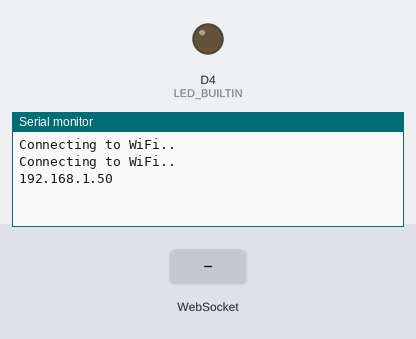
The sketch below on a simulated ESP8266 (NodeMCU). Shown: output pins drawn as LEDs (lit = HIGH, except the on-board LED, lit = LOW), the last lines printed to the serial monitor. Inputs (shaded band) come from the test bench. WiFi joins after 1.5 s; servers stay silent unless stated; network time is answered at once with the bench clock; the local clock reads 2024-03-15 10:24:30 at power-on unless the sketch sets it.

Above: at 3.2 s.
3.3 s: WebSocket text "heart" received
At 3.9 s:
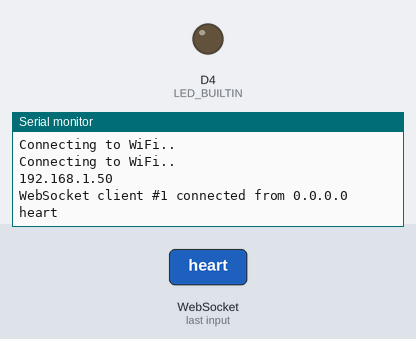
4.8 s: WebSocket text "pwm" received
At 6.0 s:
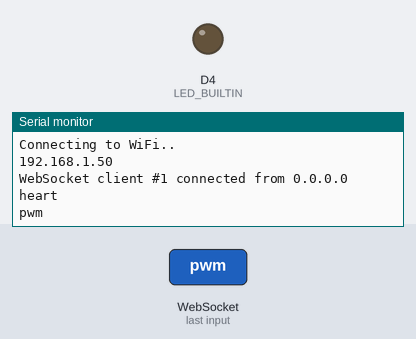
6.3 s: WebSocket text "set_duration" received
At 7.4 s:
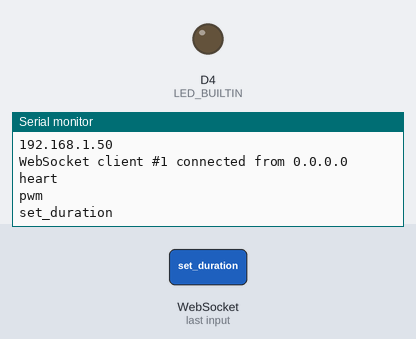

Measured:
- after the input at 3.3 s, the serial monitor: prints a new line at once (image 1)
- after the input at 4.8 s, the serial monitor: prints a new line at once (image 2)
- after the input at 6.3 s, the serial monitor: prints a new line at once (image 3)

The sketch:

ws_timer.ino
```cpp
#include <ESP8266WiFi.h>
#include <ESPAsyncTCP.h>
#include <ESPAsyncWebServer.h>

#include "AsyncJson.h"
#include "ArduinoJson.h"
#include "ota.h"

const char* ssid = "1024";
const char* password = "12345678";

AsyncWebServer server(80);
AsyncWebSocket ws("/ws");

/**
   用一个struct 保存引脚的数据，检测到任何一个引脚发生变化，则将整个struct 发送给客户端
*/
struct PINDATA {
  /**
   * 对引脚的数量进行修改，必须同步修改下面的所有数据
   * 且需要在web控制界面自行添加对应名称的滑块、onmessage 收到消息时也需要手动添加赋值
   * 该玩法可以兼容8266 mini 芯片、8266 01s 芯片（01s 只有D3、D4引脚，对应io0、io2）
   */
  //引脚数组的长度
  uint8_t dcount = 6;

  //可用的引脚编号（此处直接填写IO数字编号，能够兼容所欲8266的开发板）
  const uint8_t dname[6] = {0,2,14,12,13,15};

  //给每个IO数字编号一个"英文标识"，用于WEB界面和芯片通讯（如果使用mini d1建议使用D开头的编号）
  const String dkey[6] = {"D3", "D4", "D5","D6","D7","D8"};  //D3和D4，对应01s 芯片的io0、io2

  //引脚当前的状态（0-255 对应PWM的功率值）
  uint16_t d[6] = {0,0,0,0,0,0};

  const uint8_t timer_index = 2;  //支持定时的引脚索引（对应dname数组的索引，0表示第一个引脚，2表示第三个引脚。）
  uint16_t timer_pwm = 255; //定时器开始工作后，引脚的状态（通过web修改引脚的值以后，会同步更新）
  uint16_t timer_pwm_stop = 0;  //定时关闭后引脚的状态
  String *dt; //定时数组，内部结构为时:分 {11:25,12:30...}
  uint8_t dtcount = 0;  //定时器数组长度，程序会自动维护，无需设置。
  uint8_t duration= 0;  //定义的持续时间，程序会自动维护，无需设置。
  unsigned long duration_timer = 0; //记录触发的时间起点，用于计算持续时间

  //ntp 的时间和日期
  String localTime;
  String localDate;

  //ntp 的时分秒，用于比较定时器
  uint8_t hour;
  uint8_t minute;
  uint8_t second;

} pin_data;

#include "html.h";
#include "ws.h";

#include "ntptime.h"

unsigned long last_ntp = 0;     //上一次ntp的检查时间
const long interval_ntp = 3000; //每1秒更新一次NTP时间，并检查定时器是否需要启动

void setup() {

  Serial.begin(115200);

  //定义LED引脚的默认状态，由于我们引脚数组中，第二个为IO2,所以此处直接赋值给它
  analogWrite(LED_BUILTIN, pin_data.d[1]);

  //连接wifi
  WiFi.begin(ssid, password);
  while (WiFi.status() != WL_CONNECTED) {
    delay(1000);
    Serial.println("Connecting to WiFi..");
  }

  Serial.println(WiFi.localIP());


  //***************以下代码为定时器的默认设定（白天每小时工作45分钟，晚上关闭）如有需要可解除注释
  //D4引脚设为高电平（板载LED灯处于关闭状态）
  pin_data.d[1] = 255;
  //设置默认值
  digitalWrite(pin_data.dname[1],pin_data.d[1]);

  //默认的启动时间
  String dt[] = {
    "7:30","8:30","9:30","10:30","11:30","12:30",
    "13:30","14:30","15:30","16:30","17:30","18:30",
    "19:30","20:30","21:30",
    };

  //一共有15个启动时间
  pin_data.dtcount = 15;

  //每次启动45分钟
  pin_data.duration = 45;

  //启动后，PWM的强度（在水培系统中就是水泵的流量）0-255
  pin_data.timer_pwm = 225;

  //循环赋值
  pin_data.dt = new String[pin_data.dtcount];
  for(int i=0;i<pin_data.dtcount;i++){
    pin_data.dt[i] = dt[i];
  }


  //初始化时间
  initNtp();

  //初始化OAT
  ota_setup();

  //启动websocket
  initWebSocket();

  //创建HTML页面和请求
  server.on("/", HTTP_GET, [](AsyncWebServerRequest * request) {
    request->send_P(200, "text/html", index_html, processor);
  });

  server.begin();

}

void loop() {
  ws.cleanupClients();

  //获取单片机启动至今的毫秒数
  unsigned long currentMillis = millis();

  //ota升级监听
  ota_loop();

  //间隔一定时间后，更新一次时间，并同步检查定时器是否需要触发
  if (currentMillis - last_ntp >= interval_ntp) {

    //获得单片机开机至今的微秒数
    last_ntp = currentMillis;

    //更新时间
    loopNtp();

    //检查定时器（如果持续时间超过0分钟，表示定时器启用）
    if(pin_data.duration>0){

      //说明已经开始工作了
      if(pin_data.duration_timer>0){

        Serial.print("计时器工作中:");
        Serial.println(pin_data.duration_timer);

        //判断是否满足停止条件（表达式：当前时间-启动时间 > 持续时间）
        if(currentMillis-pin_data.duration_timer > pin_data.duration*1000*60 ){

          //恢复引脚到默认状态
          pin_data.d[pin_data.timer_index] = pin_data.timer_pwm_stop;
          execPin(pin_data.timer_index,pin_data.timer_pwm_stop);

          //重置启动时间
          pin_data.duration_timer = 0;

          Serial.print("计时器已重置");
          Serial.println(pin_data.duration_timer);
        }
      }else{  //计时器还没有开始工作，进入触发验证过程
        String tmp;

        //循环启动时间数组，逐一检查是否满足触发条件（时间是从凌晨到半夜正序排列的，比如 03:25,05:00...）
        for(uint8_t i=0;i<pin_data.dtcount;i++){

          //先从数组中取出一个时间，保存到临时变量
          tmp = pin_data.dt[i];

          //删除时间中的:号。
          tmp.replace(":","");

          //如果当前时间 == 定时器时间，则准备启动开关
          if(pin_data.hour*100+pin_data.minute == tmp.toInt()){

            Serial.println("触发定时器");

            //记录启动时间点
            pin_data.duration_timer = currentMillis;

            //必须开关处于【关闭】状态，才执行启动（避免重复启动）
            if(pin_data.d[pin_data.timer_index] != pin_data.timer_pwm){

              //更新开关状态
              pin_data.d[pin_data.timer_index] = pin_data.timer_pwm;
              execPin(pin_data.timer_index,pin_data.timer_pwm);
            }

            //已经匹配到了时间的情况下，不需要继续匹配，直接跳出循环
            break;
          }
        }
      }
    }
  }

}
```

html.h
```cpp
const char index_html[] PROGMEM = R"rawliteral(
<html>

<head>
    <title>8266物联网控制器（1024编程实验室）</title>
    <meta http-equiv="Content-Type" content="text/html; charset=UTF-8" />
    <meta name="viewport"
        content="width=device-width,initial-scale=1,minimum-scale=1,maximum-scale=1,user-scalable=no" />
    <link rel="icon" href="data:,">
    <style>
        html {
            font-family: Arial, Helvetica, sans-serif;
            text-align: center;
        }

        h1 {
            font-size: 1.5rem;
            color: white;
        }

        h2 {
            font-size: 1.2rem;
            font-weight: bold;
            color: #143642;
        }

        .topnav {
            overflow: hidden;
            background-color: #143642;
        }

        body {
            margin: 0;
        }

        .content {
            padding: 10px;
            max-width: 600px;
            margin: 0 auto;
        }

        .card {
            background-color: #F8F7F9;
            ;
            box-shadow: 2px 2px 12px 1px rgba(140, 140, 140, .5);
            padding-top: 10px;
            padding-bottom: 20px;
        }

        .button {
            padding: 15px 20px;
            font-size: 24px;
            text-align: center;
            outline: none;
            color: #fff;
            background-color: #0f8b8d;
            border: none;
            border-radius: 5px;
            -webkit-touch-callout: none;
            -webkit-user-select: none;
            -khtml-user-select: none;
            -moz-user-select: none;
            -ms-user-select: none;
            user-select: none;
            -webkit-tap-highlight-color: rgba(0, 0, 0, 0);
        }

        /*.button:hover {background-color: #0f8b8d}*/
        .button:active {
            /* background-color: #0f8b8d; */
            box-shadow: 2 2px #CDCDCD;
            transform: translateY(2px);
        }

        .button_small {
            font-size: 16px;
            padding: 10px;
            margin: 3px;
        }

        .button_low {
            color: #000;
            background-color: #8c8c8c;
        }

        .state {
            font-size: 1rem;
            color: #8c8c8c;
            font-weight: bold;
        }

        .pwm-card {
            display: flex;
        }

        .pwm-card button {
            width: 80px;
        }

        .slide {
            width: 100%;
        }

        .data-list {
            display: flex;

        }

        .data {
            display: flex;
            border: solid 1px #000;
            background-color: #143642;
            border-radius: 8px;
            color: #fff;
            margin: 5px;
            flex: 1 1 auto;
            justify-content: center;
        }

        .data-info {
            display: flex;
            flex-flow: column;
            padding-right: 5px;
        }

        .data-info .title {
            height: 30px;
            display: flex;
            align-items: center;
            color: #F8F7F9;
        }

        .data-info .value {
            height: 30px;
            display: flex;
            justify-content: center;
            align-items: center;
            font-size: 18px;
            font-weight: bold;
        }

        .data .icon {
            background-size: 100%;
            width: 60px;
            height: 60px;
            display: flex;
        }

        .icon_default {
            background: url() left center;
        }
    </style>
    <title>8266 物联网控制器</title>
    <link rel="icon" href="data:,">
</head>

<body>
    <script>

    </script>
    <div class="topnav">
        <h1>8266物联网控制器 定时器版</h1>
    </div>
    <div class="content">
        <div class="card">
        <!--
            <div class="pwm-card">
                <button id="D3-min" class="button button_small button_low">D3</button>
                <input type="range" id="D3" min="0" max="255" value="0" step="5" class="slide">
                <button id="D3-max" class="button button_small">D3</button>
            </div>
        -->
            <div class="pwm-card">
                <button id="D4-min" class="button button_small button_low">D4</button>
                <input type="range" id="D4" min="0" max="255" value="0" step="5" class="slide">
                <button id="D4-max" class="button button_small">D4</button>
            </div>
            <div class="pwm-card">
                <button id="D5-min" class="button button_small button_low">D5</button>
                <input type="range" id="D5" min="0" max="255" value="0" step="5" class="slide">
                <button id="D5-max" class="button button_small">D5</button>
            </div>

            <div class="pwm-card">
                <button id="D6-min" class="button button_small button_low">D6</button>
                <input type="range" id="D6" min="0" max="255" value="0" step="15" class="slide">
                <button id="D6-max" class="button button_small">D6</button>
            </div>


        </div>

        <div class="card">
            <h2>启动时间</h2>
            <div id="timer-list"></div>
            <input type="time" id="time" class="button button_small" value="07:00"/>
       <button id="time_add" class="button button_small button_low">添加</button>
       <script>
           document.querySelector("#time_add").addEventListener("click",(e)=>{
               var time = document.querySelector("#time").value;
               console.log(time);
               websocket.send(JSON.stringify({
                    "type": "add_time",
                    "client_id": client_id,
                    "time":time,
                }));
           });
       </script>
        </div>

        <div class="card" id="duration">
            <h2>持续时间</h2>
            <button id="duration-0" duration="0" class="button button_small  button_low">00分钟</button>
            <button id="duration-1" duration="1" class="button button_small  button_low">01分钟</button>
            <button id="duration-5" duration="5" class="button button_small  button_low">05分钟</button>
            <button id="duration-10" duration="10" class="button button_small button_low">10分钟</button>
            <button id="duration-15" duration="15" class="button button_small button_low">15分钟</button>
            <button id="duration-30" duration="30" class="button button_small button_low">30分钟</button>
            <button id="duration-45" duration="45" class="button button_small button_low">45分钟</button>
            <button id="duration-60" duration="60" class="button button_small button_low">60分钟</button>
            <button id="duration-120" duration="120" class="button button_small button_low">120分钟</button>
            <button id="duration-180" duration="180" class="button button_small button_low">180分钟</button>
        </div>
        <script>
            var durations = document.querySelector("#duration").querySelectorAll(".button");
            for (i=0;i<durations.length;i++) {
                durations[i].addEventListener("click",(e)=>{
                websocket.send(JSON.stringify({
                    "type": "set_duration",
                    "client_id": client_id,
                    "duration":e.target.getAttribute("duration"),
                }));
            })
            }

        </script>

        <div class="card">
            <p class="state">
                <span id="datetime">date time</span>
                <span id="ws_status">STATE</span>
                (编号 <span id="client_id">CLIENT_ID</span>)
                <a style="color:#0f8b8d" href="#" onclick="javascript:location.reload();">(刷新)</a>
            </p>
        </div>
    </div>
    <script>
        var gateway = `ws://${window.location.hostname}/ws`;
        var heart_timeout = 3000;
        var heart_last_time = 0;
       //var gateway = `ws://192.168.1.193/ws`;
        var websocket;
        var client_id = 0;
        window.addEventListener('load', onLoad);
        function initWebSocket() {
            console.log('Trying to open a WebSocket connection...');
            websocket = new WebSocket(gateway);
            websocket.onopen = onOpen;
            websocket.onclose = onClose;
            websocket.onmessage = onMessage;
            websocket.onerror = onError;
        }

        function onError(event) {
            console.log("WebSocket Error:", event);
        }

        function onOpen(event) {
            console.log('Connection opened');
            document.querySelector('#ws_status').innerHTML = "连接成功";
        }
        function onClose(event) {
            console.log('Connection closed');
            document.querySelector('#ws_status').innerHTML = "连接关闭";
            //1秒后重联
            setTimeout(initWebSocket, 1000);
        }
        //收到消息后
        function onMessage(event) {
            //更新收到消息的时间
            heart_last_time = new Date().getTime();

            console.log(event.data);

            var data = JSON.parse(event.data);
            console.log(data);

            //如果在消息中发现了 client_id 则说明是首次连接发来的消息
            if (data.hasOwnProperty("client_id")) {
                client_id = data['client_id'];
                document.querySelector("#client_id").innerHTML = client_id;
                document.querySelector('#ws_status').innerHTML = "连接成功";
            }

            //解析定时器
            if(data['dt']){
                document.querySelector("#timer-list").innerHTML = "";
                for (key in data['dt']) {
                    document.querySelector("#timer-list").innerHTML += "<button class='button button_small'>"+key+"</button>";
                }
            }else{
                document.querySelector("#timer-list").innerHTML = "尚未设定任何定时器";
            }

            //解析持续时间
            var duration = document.querySelector("#duration-"+data['duration']);
            for(i=0; i<durations.length; i++){
                durations[i].classList.remove("button_high");
                durations[i].classList.add("button_low");
            }

            duration.classList.add("button_high");
            duration.classList.remove("button_low");


            document.querySelector("#datetime").innerHTML = data['datetime'];

            //根据引脚的名字，添加即可
//            document.querySelector("#D3").value = data['D3'];
            document.querySelector("#D4").value = data['D4'];
            document.querySelector("#D5").value = data['D5'];
            document.querySelector("#D6").value = data['D6'];

        }

        function onLoad(event) {
            initWebSocket();
        }

        var heart = setInterval(function () {
            websocket.send(JSON.stringify({ "type": "heart", "client_id": client_id }));
            console.log('heart');

            //检查距离上次收到消息的时间，判断设备在线状态
            var ts = new Date().getTime();
            if (heart_last_time > 0) {
                if (ts - heart_last_time > heart_timeout * 1.5) {
                    console.info("连接丢失，已经断开连接");
                    document.querySelector('#ws_status').innerHTML = "连接断开";

                }
            }
        }, heart_timeout);


        //一旦pwm数值发生变化，则发给服务端
        var slideChange = (id, value) => {
            console.info("=====", id, value);
            websocket.send(JSON.stringify({ "type": "pwm", "id": id, "value": value }));
        }

        //绑定max 和 min 的按钮
        var pwm_card = document.querySelectorAll(".pwm-card");
        for (var i = 0; i < pwm_card.length; i++) {
            var button = pwm_card[i].querySelectorAll("button");
            for (var n = 0; n < button.length; n++) {
                button[n].addEventListener('click', (e) => {
                    var data = (e.target.id).split("-")
                    var value = data[1] == 'max' ? 255 : 0;
                    slideChange(data[0], value);
                    document.getElementById(data[0]).value = value;

                })
            }
        }
        //绑定slide数值发生变化的事件
        var slideData = document.querySelectorAll(".slide");
        for (var i = 0; i < slideData.length; i++) {
            slideData[i].onchange = (e) => {
                slideChange(e.target.id, e.target.value);
            }
        }
    </script>
</body>

</html>
)rawliteral";
```

ntptime.h
```cpp
#include <NTPClient.h>
#include <WiFiUdp.h>

WiFiUDP ntpUDP;
NTPClient timeClient(ntpUDP, "ntp.aliyun.com");

/**
 * 获取时间
 * 做一些准备工作（在setup() 函数中调用）
 */
void initNtp() {
  timeClient.begin();
  //28800 = +8时区（我们的北京时间）
  timeClient.setTimeOffset(28800);
}

/**
 * 刷新时间
 */
void loopNtp() {
  timeClient.update();
  //获取unix时间戳（1970年至今的总秒数）
  unsigned long epochTime = timeClient.getEpochTime();
//  Serial.print("epochTime: ");
//  Serial.println(epochTime);
  //格式化得到 时:分:秒
  pin_data.localTime = timeClient.getFormattedTime();

  pin_data.hour = timeClient.getHours();
  pin_data.minute = timeClient.getMinutes();
  pin_data.second = timeClient.getSeconds();

  //重新计算得到 年-月-日
  time_t rawtime = epochTime;
  struct tm * ti;
  ti = localtime (&rawtime);

  uint16_t year = ti->tm_year + 1900;
  String yearStr = String(year);

  uint8_t month = ti->tm_mon + 1;
  String monthStr = month < 10 ? "0" + String(month) : String(month);

  uint8_t day = ti->tm_mday;
  String dayStr = day < 10 ? "0" + String(day) : String(day);

  uint8_t hours = ti->tm_hour;
  String hoursStr = hours < 10 ? "0" + String(hours) : String(hours);

  uint8_t minutes = ti->tm_min;
  String minuteStr = minutes < 10 ? "0" + String(minutes) : String(minutes);

  uint8_t seconds = ti->tm_sec;
  String secondStr = seconds < 10 ? "0" + String(seconds) : String(seconds);

  String ymd = yearStr + "-" + monthStr + "-" + dayStr;

  //将得到的年月日写入weather_data 结构体
  pin_data.localDate = ymd;

//  Serial.print(pin_data.hour);
//  Serial.print(pin_data.minute);
//  Serial.println(pin_data.second);
}
```

Source omitted: ota.h (1034 bytes), ws.h (4165 bytes)
